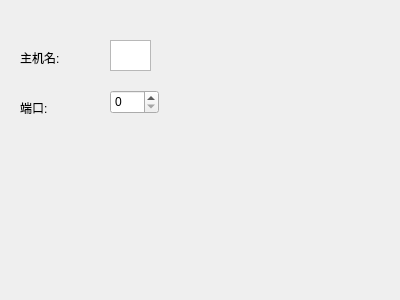
<?xml version="1.0" encoding="UTF-8"?>
<ui version="4.0">
 <class>IBOptionsWidget</class>
 <widget class="QWidget" name="IBOptionsWidget">
  <property name="geometry">
   <rect>
    <x>0</x>
    <y>0</y>
    <width>400</width>
    <height>300</height>
   </rect>
  </property>
  <property name="windowTitle">
   <string>Form</string>
  </property>
  <widget class="QTextEdit" name="hostname">
   <property name="geometry">
    <rect>
     <x>110</x>
     <y>40</y>
     <width>41</width>
     <height>31</height>
    </rect>
   </property>
   <property name="toolTip">
    <string>&lt;html&gt;&lt;head/&gt;&lt;body&gt;&lt;p&gt;请输入Tws的主机名&lt;/p&gt;&lt;/body&gt;&lt;/html&gt;</string>
   </property>
  </widget>
  <widget class="QLabel" name="label">
   <property name="geometry">
    <rect>
     <x>20</x>
     <y>50</y>
     <width>62</width>
     <height>16</height>
    </rect>
   </property>
   <property name="text">
    <string>主机名:</string>
   </property>
  </widget>
  <widget class="QLabel" name="label_2">
   <property name="geometry">
    <rect>
     <x>20</x>
     <y>100</y>
     <width>62</width>
     <height>16</height>
    </rect>
   </property>
   <property name="text">
    <string>端口:</string>
   </property>
  </widget>
  <widget class="QSpinBox" name="port">
   <property name="geometry">
    <rect>
     <x>110</x>
     <y>90</y>
     <width>49</width>
     <height>24</height>
    </rect>
   </property>
  </widget>
 </widget>
 <resources/>
 <connections/>
</ui>
